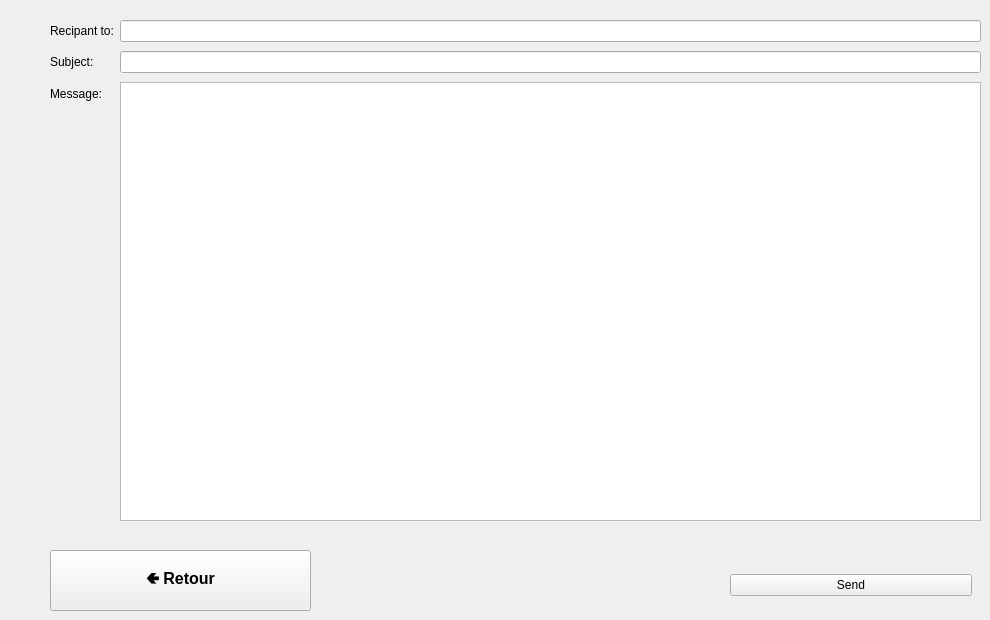
        <widget class="QWidget" name="page_1">
         <widget class="QPushButton" name="pushButton_retour_5">
          <property name="geometry">
           <rect>
            <x>50</x>
            <y>550</y>
            <width>261</width>
            <height>61</height>
           </rect>
          </property>
          <property name="font">
           <font>
            <pointsize>12</pointsize>
            <weight>75</weight>
            <bold>true</bold>
            <underline>false</underline>
           </font>
          </property>
          <property name="text">
           <string>🢀 Retour</string>
          </property>
         </widget>
         <widget class="QWidget" name="layoutWidget_5">
          <property name="geometry">
           <rect>
            <x>50</x>
            <y>20</y>
            <width>931</width>
            <height>501</height>
           </rect>
          </property>
          <layout class="QFormLayout" name="formLayout_4">
           <property name="fieldGrowthPolicy">
            <enum>QFormLayout::ExpandingFieldsGrow</enum>
           </property>
           <property name="rowWrapPolicy">
            <enum>QFormLayout::WrapLongRows</enum>
           </property>
           <property name="verticalSpacing">
            <number>9</number>
           </property>
           <item row="0" column="0">
            <widget class="QLabel" name="label_29">
             <property name="styleSheet">
              <string notr="true">background-color:none;</string>
             </property>
             <property name="text">
              <string>Recipant to:</string>
             </property>
            </widget>
           </item>
           <item row="0" column="1">
            <widget class="QLineEdit" name="rcpt_3">
             <property name="text">
              <string/>
             </property>
            </widget>
           </item>
           <item row="1" column="0">
            <widget class="QLabel" name="label_30">
             <property name="styleSheet">
              <string notr="true">background-color:none;</string>
             </property>
             <property name="text">
              <string>Subject:</string>
             </property>
            </widget>
           </item>
           <item row="1" column="1">
            <widget class="QLineEdit" name="subject_3"/>
           </item>
           <item row="2" column="0">
            <widget class="QLabel" name="label_32">
             <property name="styleSheet">
              <string notr="true">background-color:none;</string>
             </property>
             <property name="text">
              <string>Message:</string>
             </property>
            </widget>
           </item>
           <item row="2" column="1">
            <widget class="QPlainTextEdit" name="msg_3">
             <property name="plainText">
              <string/>
             </property>
            </widget>
           </item>
          </layout>
         </widget>
         <widget class="QWidget" name="layoutWidget_6">
          <property name="geometry">
           <rect>
            <x>730</x>
            <y>570</y>
            <width>242</width>
            <height>30</height>
           </rect>
          </property>
          <layout class="QHBoxLayout" name="horizontalLayout_13">
           <item>
            <widget class="QPushButton" name="sendBtn_3">
             <property name="text">
              <string>Send</string>
             </property>
            </widget>
           </item>
          </layout>
         </widget>
        </widget>
